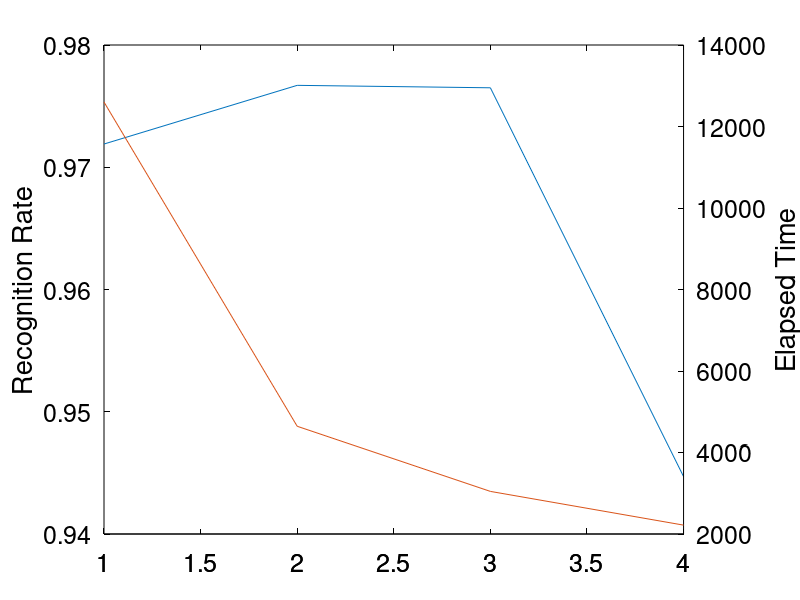

Write the MATLAB code that produced this figure. (Note: this script raises an error after producing the figure.)
clear
clc

load('timeaccuracy.mat')

[AX, H1, H2] = plotyy(1:4, timeaccuracy(1, :), 1:4, timeaccuracy(2, :), 'plot');
set(AX(1),'XColor','k','YColor','k');
set(AX(2),'XColor','k','YColor','k');

HH1=get(AX(1),'Ylabel');
set(HH1,'String','Recognition Rate');
set(HH1,'color','k');

HH2=get(AX(2),'Ylabel');
set(HH2,'String','Elapsed Time');
set(HH2,'color','k');

% set the ytick1 font size
set(AX(1), 'FontSize', 18);
set(AX(2), 'FontSize', 18);

% set the x axis tick
AX(1).XTick = [0.5 1 2 3 4 4.5];
AX(1).XLim = [0.5 4.5];
AX(2).XTick = [0.5 1 2 3 4 4.5];
AX(2).XLim = [0.5 4.5];

% set(H1,'LineStyle','-');
set(H1,'color','b');
% set(H2,'LineStyle',':');
set(H2,'color','r');

legend([H1,H2],{'Recognition Rate';'Elapsed Time'});
xlabel('Partition Scheme', 'FontSize', 18);
